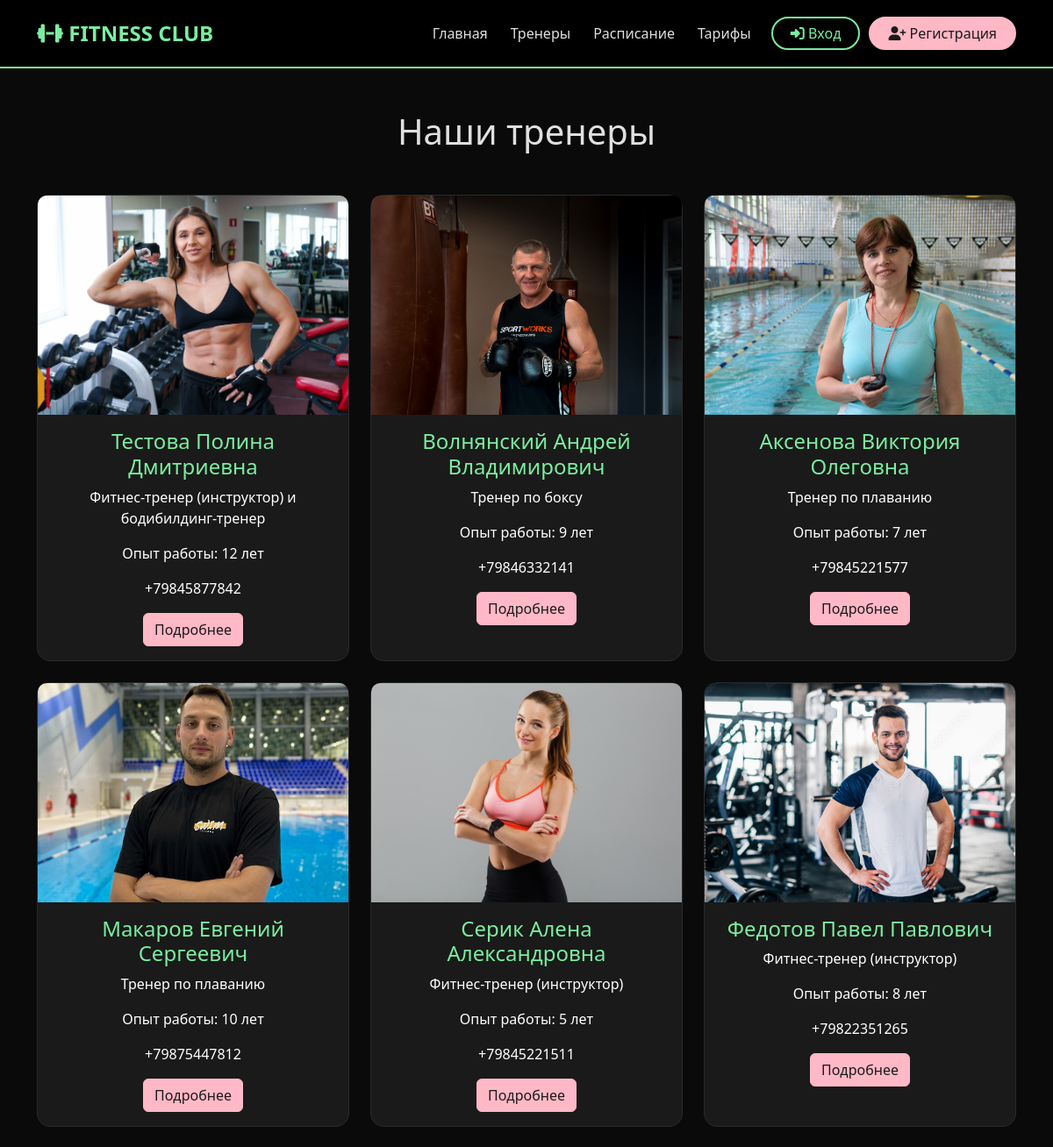
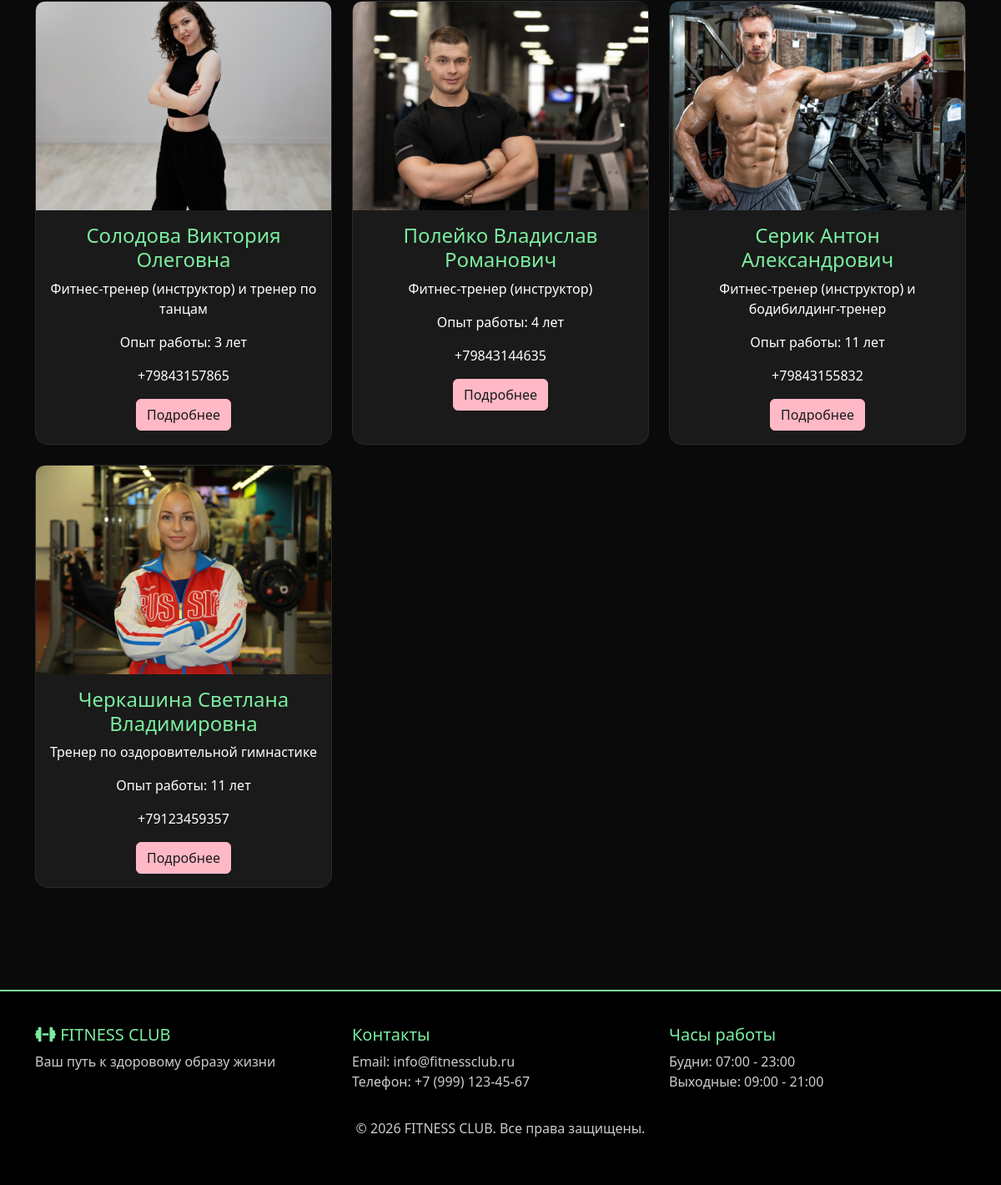
Screenshot of /trainers/ with the database file from the repository (2 pictures, top to bottom).
### main/models.py (models this page shows, shortened)
class TrainerBio(models.Model):
    trainer = models.OneToOneField( 'users.User', on_delete=models.CASCADE, primary_key=True,related_name='bio')
    specialty = models.CharField('Специализация', max_length=100)
    experience_years = models.IntegerField('Стаж работы', default=0)
    photo = models.ImageField('Фото', upload_to='trainers/', null=True, blank=True)
    bio = models.TextField('Биография', blank=True)
    achievements = models.TextField('Достижения', blank=True)
    education = models.TextField('Образование', blank=True)
    class Meta:
        verbose_name = 'Биография тренера'
        verbose_name_plural = 'Биографии тренеров'

### users/models.py (models this page shows, shortened)
class User(AbstractUser):
    first_name = None
    last_name = None
    username = None
    full_name = models.CharField('ФИО', max_length=200)
    email = models.EmailField('Email', unique=True)
    phone = models.CharField('Телефон', max_length=12, blank=True, unique=True)
    birth_date = models.DateField('Дата рождения', null=True, blank=True)
    is_trainer = models.BooleanField('Тренер', default=False)
    tariff_name = models.CharField('Название тарифа', max_length=100, blank=True, null=True)
    tariff_price = models.DecimalField('Цена тарифа', max_digits=10, decimal_places=2, blank=True, null=True)
    tariff_duration = models.IntegerField('Длительность тарифа (дней)', blank=True, null=True)
    tariff_purchase_date = models.DateField('Дата покупки', auto_now_add=True, null=True)
    tariff_end_date = models.DateField('Дата окончания тарифа', blank=True, null=True)
    tariff_type = models.CharField(  'Тип тарифа',max_length=20,choices=[('day', 'Дневной (до 17:00)'), ('evening', 'Вечерний (после 17:00)'), ('unlimited', 'Безлимитный')],blank=True,null=True)
    tariff_has_personal = models.BooleanField('Доступ к персональным тренировкам', default=False)
    USERNAME_FIELD = 'email'
    REQUIRED_FIELDS = ['full_name']
    class Meta:
        verbose_name = 'Пользователь'
        verbose_name_plural = 'Пользователи'

### main/views.py (the view)
# urls.py: path('trainers/', views.trainer_list, name='trainer_list'),
def trainer_list(request):
    bios = TrainerBio.objects.filter(trainer__is_trainer=True).select_related('trainer')
    logger.info(f'Пользователь {request.user.full_name if request.user.is_authenticated else "Гость"} просматривает список тренеров')
    return render(request, 'trainer_list.html', {'bios': bios})

### main/templates/trainer_list.html (shortened to what this page needs)
{% extends 'base.html' %}
{% block content %}
<div class="container py-5">
    <h1 class="text-center mb-5">Наши тренеры</h1>
    <div class="row">
        {% for bio in bios %}
        <div class="col-md-4 mb-4">
            <div class="card h-100 text-center">
                {% if bio.photo %}
                    <img src="{{ bio.photo.url }}" class="card-img-top" alt="{{ bio.trainer.full_name }}" style="height: 250px; object-fit: cover; border-radius: 10px 10px 0 0;">
                {% else %}
                    <div class="bg-secondary text-white d-flex align-items-center justify-content-center" style="height: 250px; border-radius: 10px 10px 0 0;">
                        <i class="fas fa-user fa-5x"></i>
                    </div>
                {% endif %}
                <div class="card-body">
                    <h4>{{ bio.trainer.full_name }}</h4>
                    <p class="text-muted">{{ bio.specialty }}</p>
                    <p>Опыт работы: {{ bio.experience_years }} лет</p>
                    <p>{{ bio.trainer.phone }}</p>
                    <a href="{% url 'main:trainer_detail' bio.pk %}" class="btn btn-primary">Подробнее</a>
                </div>
            </div>
        </div>
        {% empty %}
        <div class="col-12">
            <div class="alert alert-info text-center">
                <p>Тренеры скоро появятся.</p>
            </div>
        </div>
        {% endfor %}
    </div>
</div>
{% endblock %}

### main/templates/base.html (shortened to what this page needs)
<!DOCTYPE html>
<html lang="ru">
<head>
    <link href="https://cdn.jsdelivr.net/npm/bootstrap@5.3.0/dist/css/bootstrap.min.css" rel="stylesheet">
    <link rel="stylesheet" href="https://cdnjs.cloudflare.com/ajax/libs/font-awesome/6.4.0/css/all.min.css">
</head>
<body>
    <nav class="navbar navbar-expand-lg navbar-dark bg-dark">
        <div class="container">
            <a class="navbar-brand" href="{% url 'main:home' %}">
                <i class="fas fa-dumbbell"></i> FITNESS CLUB
            </a>
            <div class="collapse navbar-collapse" id="navbarNav">
                <ul class="navbar-nav ms-auto">
                    <li class="nav-item">
                        <a class="nav-link" href="{% url 'main:home' %}">Главная</a>
                    </li>
                    <li class="nav-item">
                        <a class="nav-link" href="{% url 'main:trainer_list' %}">Тренеры</a>
                    </li>
                    <li class="nav-item">
                        <a class="nav-link" href="{% url 'main:schedule_list' %}">Расписание</a>
                    </li>
                    <li class="nav-item">
                        <a class="nav-link" href="{% url 'main:tariff_list' %}">Тарифы</a>
                    </li>
                </ul>
                <div class="d-flex">
                    {% if user.is_authenticated %}
    <div class="dropdown">
        <button class="btn btn-profile dropdown-toggle" type="button" data-bs-toggle="dropdown">
    <i class="fas fa-user-circle"></i> {{ user.full_name }}
</button>
        <ul class="dropdown-menu dropdown-menu-end">
            {% if user.is_trainer %}
                <li><a class="dropdown-item" href="{% url 'trainers:dashboard' %}">
                    <i class="fas fa-chalkboard-user"></i> Панель тренера
                </a></li>
                <li><hr class="dropdown-divider"></li>
            {% endif %}
            <li><a class="dropdown-item" href="{% url 'users:profile' %}">
                <i class="fas fa-id-card"></i> Мой профиль
            </a></li>
            <li><a class="dropdown-item" href="{% url 'users:password_change' %}">
                <i class="fas fa-key"></i> Сменить пароль
            </a></li>
            <li><hr class="dropdown-divider"></li>
            <li><a class="dropdown-item" href="{% url 'users:logout' %}">
                <i class="fas fa-sign-out-alt"></i> Выйти
            </a></li>
        </ul>
    </div>
{% else %}
                        <a href="{% url 'users:login' %}" class="btn btn-login">
                            <i class="fas fa-sign-in-alt"></i> Вход
                        </a>
                        <a href="{% url 'users:register' %}" class="btn btn-register">
                            <i class="fas fa-user-plus"></i> Регистрация
                        </a>
                    {% endif %}
                </div>
            </div>
        </div>
    </nav>
    <main>
        {% block content %}
        {% endblock %}
    </main>
    <footer class="footer">
        <div class="container">
            <div class="row">
                <div class="col-md-4">
                    <h5><i class="fas fa-dumbbell"></i> FITNESS CLUB</h5>
                    <p>Ваш путь к здоровому образу жизни</p>
                </div>
                <div class="col-md-4">
                    <h5>Контакты</h5>
                    <p>Email: info@fitnessclub.ru<br>Телефон: +7 (999) 123-45-67</p>
                </div>
                <div class="col-md-4">
                    <h5>Часы работы</h5>
                    <p>Будни: 07:00 - 23:00<br>Выходные: 09:00 - 21:00</p>
                </div>
            </div>
            <div class="text-center mt-3">
                <p>&copy; 2026 FITNESS CLUB. Все права защищены.</p>
            </div>
        </div>
    </footer>
</body>
</html>

### main/templates/base.html (style rules this page uses)
body { background-color: #0a0a0a; color: #e0e0e0; }
.navbar { background-color: #000000 !important; border-bottom: 2px solid #7bed9f; padding: 15px 0; }
.navbar-dark .navbar-nav .nav-link { color: #e0e0e0 !important; transition: color 0.3s ease; font-weight: 500; margin: 0 5px; }
.navbar-brand { color: #7bed9f !important; font-weight: bold; font-size: 1.5rem; }
.btn-login { background-color: transparent; border: 2px solid #7bed9f; color: #7bed9f !important; border-radius: 25px; padding: 5px 20px; margin-left: 10px; transition: all 0.3s ease; }
.btn-register { background-color: #ffb8c6; border: 2px solid #ffb8c6; color: #1a1a1a !important; border-radius: 25px; padding: 5px 20px; margin-left: 10px; transition: all 0.3s ease; }
.btn-primary { background-color: #ffb8c6; border-color: #ffb8c6; color: #1a1a1a; transition: all 0.3s ease; }
.card { background-color: #1a1a1a; border: 1px solid #2a2a2a; border-radius: 15px; transition: transform 0.3s, box-shadow 0.3s; }
.card-title, .card h3, .card h4, .card h5 { color: #7bed9f; }
.card-text, .card-body p { color: #c0c0c0; }
.footer { background-color: #000000; color: #888888; padding: 40px 0; margin-top: 50px; border-top: 2px solid #7bed9f; }
.footer h5 { color: #7bed9f; }
a { color: #ffb8c6; text-decoration: none; }
.card .text-muted, .trainer-specialty { color: #ffffff !important; opacity: 1; font-weight: 500; }
.card-text, .workout-description, .card-body p { color: #ffffff !important; }
.text-muted { color: #cccccc !important; }
.footer p, .footer .text-muted { color: #cccccc !important; }
.card-body { color: #ffffff; }
.card { background-color: #1a1a1a !important; border-color: #2a2a2a !important; }
.btn-primary { background-color: #ffb8c6 !important; border-color: #ffb8c6 !important; color: #1a1a1a !important; }

### rows the page displays
TrainerBio: photo (picture), trainer.full_name "Тестова Полина Дмитриевна", specialty "Фитнес-тренер (инструктор) и бодибилдинг-тренер", experience_years "12", trainer.phone "+79845877842"
TrainerBio: photo (picture), trainer.full_name "Волнянский Андрей Владимирович", specialty "Тренер по боксу", experience_years "9", trainer.phone "+79846332141"
TrainerBio: photo (picture), trainer.full_name "Аксенова Виктория Олеговна", specialty "Тренер по плаванию", experience_years "7", trainer.phone "+79845221577"
TrainerBio: photo (picture), trainer.full_name "Макаров Евгений Сергеевич", specialty "Тренер по плаванию", experience_years "10", trainer.phone "+79875447812"
TrainerBio: photo (picture), trainer.full_name "Серик Алена Александровна", specialty "Фитнес-тренер (инструктор)", experience_years "5", trainer.phone "+79845221511"
TrainerBio: photo (picture), trainer.full_name "Федотов Павел Павлович", specialty "Фитнес-тренер (инструктор)", experience_years "8", trainer.phone "+79822351265"
TrainerBio: photo (picture), trainer.full_name "Солодова Виктория Олеговна", specialty "Фитнес-тренер (инструктор) и тренер по танцам", experience_years "3", trainer.phone "+79843157865"
TrainerBio: photo (picture), trainer.full_name "Полейко Владислав Романович", specialty "Фитнес-тренер (инструктор)", experience_years "4", trainer.phone "+79843144635"
TrainerBio: photo (picture), trainer.full_name "Серик Антон Александрович", specialty "Фитнес-тренер (инструктор) и бодибилдинг-тренер", experience_years "11", trainer.phone "+79843155832"
TrainerBio: photo (picture), trainer.full_name "Черкашина Светлана Владимировна", specialty "Тренер по оздоровительной гимнастике", experience_years "11", trainer.phone "+79123459357"
